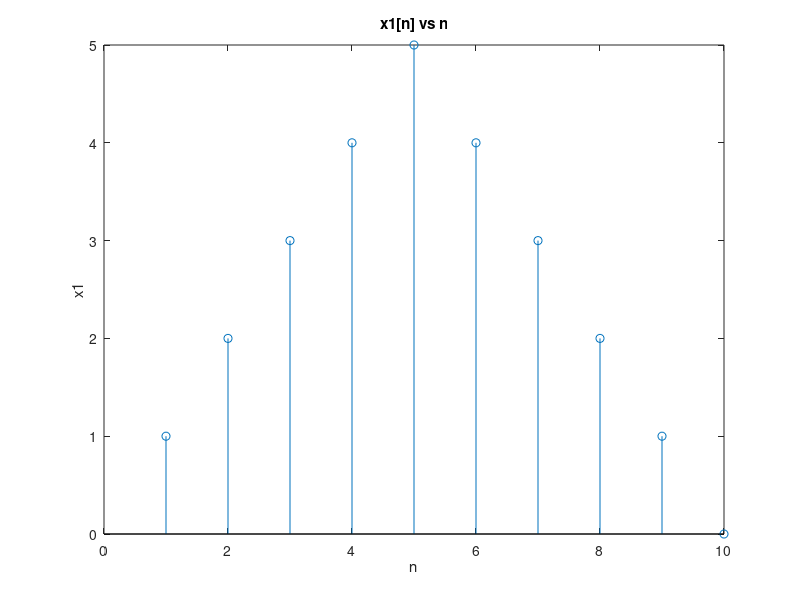

Recreate this plot in MATLAB. (Note: this script raises an error after producing the figure.)

%Question I
x1=zeros(10,1);
for n=1:5
    x1(n)=n;
end
for n=6:10
    x1(n)=10-n;
end
figure;
stem(x1);
xlabel('n');
ylabel('x1');
title('x1[n] vs n');

n = 1:6;
x2 = stepfun(n-1,0) - stepfun(n-5,0);
figure;
stem(x2);
xlabel('n');
ylabel('x2');
title('x2[n] vs n');

n=1:15;
y = conv(x1(1:10),x2(1:6));
figure;
stem(n+1,y);
xlabel('n');
ylabel('y');
title('y[n] vs n');

n=1:15;
a=zeros(15,5);
x=1;
while (x<5)
    a(x:x+9,x)=x1(1:10);
    x=x+1;
end
b=zeros(5,1);
b(1:5)=x2(1:5);
yab=a*b;
figure;
stem(n+1,yab);
xlabel('n');
ylabel('y');
title('my program');


%Question II
x11=zeros(10,1);
for n=1:3
    x11(n)=5.^n;
end
figure;
stem(x11(1:6));
xlabel('n');
ylabel('x1');
title('p2 x1[n] vs n');

x22=zeros(10,1);
for n=1:5
    x22(n)=2.^n;
end
figure;
stem(x22(1:6));
xlabel('n');
ylabel('x1');
title('p2 x2[n] vs n');

n=1:12;
yy = conv(x11(1:6),x22(1:7));
figure;
stem(n+1,yy);
xlabel('n');
ylabel('y');
title('p2 y[n] vs n');

n=1:12;
aa=zeros(12,7);
x=1;
while (x<7)
    aa(x:x+5,x)=x11(1:6);
    x=x+1;
end
bb=zeros(7,1);
bb(1:7)=x22(1:7);
yab=aa*bb;
figure;
stem(n+1,yab);
xlabel('n');
ylabel('y');
title('p2 my program');

%problem 3
h1=cos(n*pi/4).*(stepfun(n,0)-stepfun(n-9,0));
figure;
stem(h1);
xlabel('n');
ylabel('h1');
title('p3 h1');

h2 = (0.5).^n.*(stepfun(n,0)-stepfun(n-9,0));
figure;
stem(n-1,h2);
xlabel('n');
ylabel('h2');
title('p3 h2');

xxx=dirac(n)-(0.5).*dirac(n-1);
figure;
n=1:10;xxx=1:10;
axis([-1 10 -2 3])
xlabel('n');
ylabel('y');
title('P3 input')
        
    
temp=conv(xxx,h1);
yyy=conv(temp,h2);
figure();
n=1:11;yyy=1:11;
stem(n-1,yyy);
xlabel('n');
ylabel('y');
title('P3 conv')









